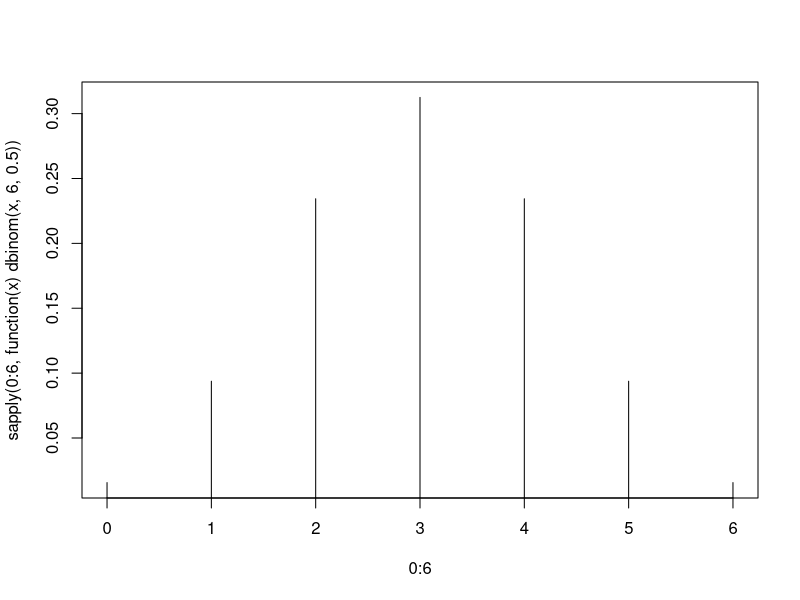
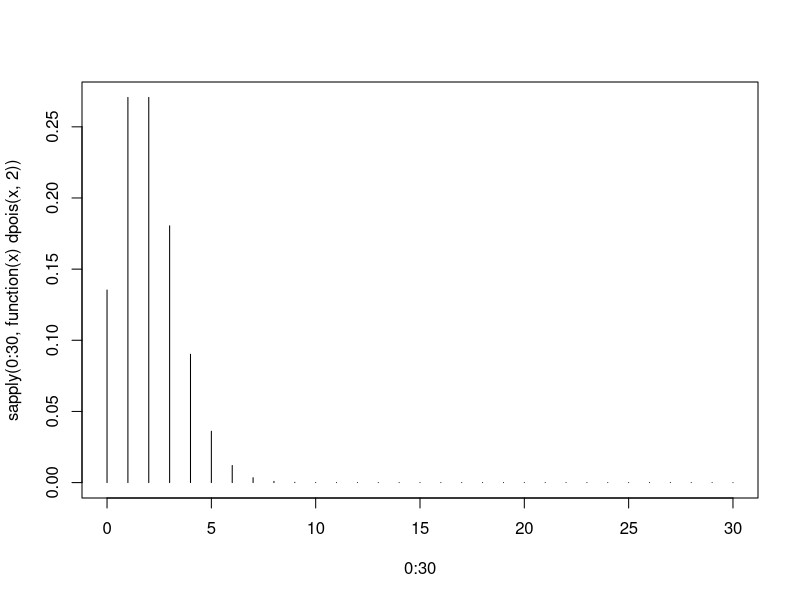
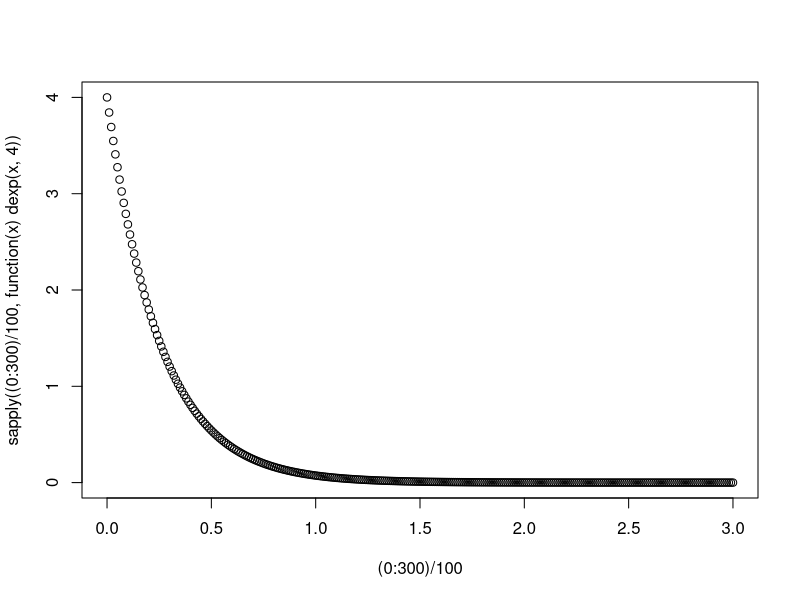

These charts were generated, in order, by the following R code:
#zadanie 1
rzutMoneta5Reszek <- dbinom(5, 6, 0.5)
reszki3LubWiecej <- 1 - pbinom(2, 6, 0.5)
od2Do4Reszek <- pbinom(4, 6, 0.5) - pbinom(1, 6, 0.5)
plot(0:6, sapply(0:6, function(x) dbinom(x, 6, 0.5)), type = "h")

#zadanie2
dpois(5, 2)
1 - ppois(3, 2)
ppois(5, 2) - ppois(2, 2)
plot(0:30, sapply(0:30, function(x) dpois(x, 2)), type="h")

#zadanie3
punif(7, 4, 12)
punif(11, 4, 12) - punif(5, 4, 12)
1 - punif(10, 4, 12)
qunif(0.4, 4, 12)


#zadanie4
1 - pexp(0.5, 4)
pexp(1/3, 4)
pexp(80/60, 4) - pexp(2/3, 4)
qexp(0.8, 4)
plot((0:300)/100, sapply((0:300)/100, function(x) dexp(x, 4)))


#zadanie5
1 - pnorm(180, 170, 12)
pnorm(165, 170, 12)
pnorm(190, 170, 12) - pnorm(150, 170, 12)
qnorm(0.9, 170, 12)


#zadanie6
dbinom(27, 180, 1/6)
1 - pbinom(31, 180, 1/6)
pbinom(28, 180, 1/6)
pbinom(33, 180, 1/6) - pbinom(24, 180, 1/6)
